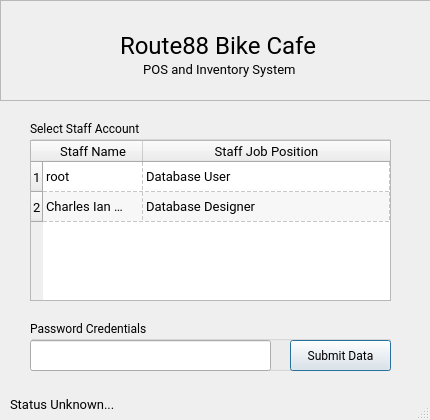
<?xml version="1.0" encoding="UTF-8"?>
<ui version="4.0">
 <class>Route88_LoginWindow</class>
 <widget class="QDialog" name="Route88_LoginWindow">
  <property name="windowModality">
   <enum>Qt::ApplicationModal</enum>
  </property>
  <property name="geometry">
   <rect>
    <x>0</x>
    <y>0</y>
    <width>430</width>
    <height>420</height>
   </rect>
  </property>
  <property name="sizePolicy">
   <sizepolicy hsizetype="Fixed" vsizetype="Fixed">
    <horstretch>0</horstretch>
    <verstretch>0</verstretch>
   </sizepolicy>
  </property>
  <property name="minimumSize">
   <size>
    <width>430</width>
    <height>420</height>
   </size>
  </property>
  <property name="maximumSize">
   <size>
    <width>430</width>
    <height>420</height>
   </size>
  </property>
  <property name="font">
   <font>
    <family>Roboto</family>
    <weight>50</weight>
    <bold>false</bold>
   </font>
  </property>
  <property name="cursor">
   <cursorShape>ArrowCursor</cursorShape>
  </property>
  <property name="tabletTracking">
   <bool>false</bool>
  </property>
  <property name="contextMenuPolicy">
   <enum>Qt::NoContextMenu</enum>
  </property>
  <property name="windowTitle">
   <string notr="true">Route88 System | Login</string>
  </property>
  <property name="toolTip">
   <string notr="true"/>
  </property>
  <property name="whatsThis">
   <string notr="true"/>
  </property>
  <property name="styleSheet">
   <string notr="true"/>
  </property>
  <property name="sizeGripEnabled">
   <bool>true</bool>
  </property>
  <property name="modal">
   <bool>true</bool>
  </property>
  <widget class="QGroupBox" name="GroupContainer_PassCred">
   <property name="geometry">
    <rect>
     <x>30</x>
     <y>320</y>
     <width>361</width>
     <height>51</height>
    </rect>
   </property>
   <property name="sizePolicy">
    <sizepolicy hsizetype="Preferred" vsizetype="Preferred">
     <horstretch>0</horstretch>
     <verstretch>0</verstretch>
    </sizepolicy>
   </property>
   <property name="title">
    <string>Password Credentials</string>
   </property>
   <property name="flat">
    <bool>false</bool>
   </property>
   <widget class="QLineEdit" name="UserAcc_Password">
    <property name="geometry">
     <rect>
      <x>0</x>
      <y>20</y>
      <width>241</width>
      <height>31</height>
     </rect>
    </property>
    <property name="inputMask">
     <string notr="true" comment="*"/>
    </property>
    <property name="maxLength">
     <number>50</number>
    </property>
    <property name="echoMode">
     <enum>QLineEdit::Password</enum>
    </property>
    <property name="clearButtonEnabled">
     <bool>true</bool>
    </property>
   </widget>
   <widget class="QPushButton" name="UserAcc_SubmitData">
    <property name="geometry">
     <rect>
      <x>260</x>
      <y>20</y>
      <width>101</width>
      <height>31</height>
     </rect>
    </property>
    <property name="text">
     <string>Submit Data</string>
    </property>
   </widget>
  </widget>
  <widget class="QGroupBox" name="GroupContainer_StaffAccount">
   <property name="geometry">
    <rect>
     <x>30</x>
     <y>120</y>
     <width>361</width>
     <height>181</height>
    </rect>
   </property>
   <property name="title">
    <string>Select Staff Account</string>
   </property>
   <widget class="QTableWidget" name="UserAcc_Enlisted">
    <property name="geometry">
     <rect>
      <x>0</x>
      <y>20</y>
      <width>361</width>
      <height>161</height>
     </rect>
    </property>
    <property name="sizePolicy">
     <sizepolicy hsizetype="Fixed" vsizetype="Fixed">
      <horstretch>0</horstretch>
      <verstretch>0</verstretch>
     </sizepolicy>
    </property>
    <property name="minimumSize">
     <size>
      <width>321</width>
      <height>161</height>
     </size>
    </property>
    <property name="maximumSize">
     <size>
      <width>361</width>
      <height>161</height>
     </size>
    </property>
    <property name="font">
     <font>
      <pointsize>10</pointsize>
     </font>
    </property>
    <property name="focusPolicy">
     <enum>Qt::ClickFocus</enum>
    </property>
    <property name="whatsThis">
     <string notr="true"/>
    </property>
    <property name="lineWidth">
     <number>0</number>
    </property>
    <property name="midLineWidth">
     <number>0</number>
    </property>
    <property name="sizeAdjustPolicy">
     <enum>QAbstractScrollArea::AdjustToContentsOnFirstShow</enum>
    </property>
    <property name="editTriggers">
     <set>QAbstractItemView::AnyKeyPressed</set>
    </property>
    <property name="dragDropOverwriteMode">
     <bool>false</bool>
    </property>
    <property name="alternatingRowColors">
     <bool>true</bool>
    </property>
    <property name="selectionMode">
     <enum>QAbstractItemView::SingleSelection</enum>
    </property>
    <property name="selectionBehavior">
     <enum>QAbstractItemView::SelectRows</enum>
    </property>
    <property name="textElideMode">
     <enum>Qt::ElideMiddle</enum>
    </property>
    <property name="verticalScrollMode">
     <enum>QAbstractItemView::ScrollPerPixel</enum>
    </property>
    <property name="horizontalScrollMode">
     <enum>QAbstractItemView::ScrollPerPixel</enum>
    </property>
    <property name="gridStyle">
     <enum>Qt::DashLine</enum>
    </property>
    <property name="sortingEnabled">
     <bool>true</bool>
    </property>
    <property name="wordWrap">
     <bool>true</bool>
    </property>
    <attribute name="horizontalHeaderVisible">
     <bool>true</bool>
    </attribute>
    <attribute name="horizontalHeaderCascadingSectionResizes">
     <bool>true</bool>
    </attribute>
    <attribute name="horizontalHeaderHighlightSections">
     <bool>true</bool>
    </attribute>
    <attribute name="horizontalHeaderShowSortIndicator" stdset="0">
     <bool>true</bool>
    </attribute>
    <attribute name="horizontalHeaderStretchLastSection">
     <bool>true</bool>
    </attribute>
    <attribute name="verticalHeaderVisible">
     <bool>true</bool>
    </attribute>
    <attribute name="verticalHeaderCascadingSectionResizes">
     <bool>true</bool>
    </attribute>
    <attribute name="verticalHeaderShowSortIndicator" stdset="0">
     <bool>true</bool>
    </attribute>
    <attribute name="verticalHeaderStretchLastSection">
     <bool>false</bool>
    </attribute>
    <row>
     <property name="text">
      <string>1</string>
     </property>
    </row>
    <row>
     <property name="text">
      <string>2</string>
     </property>
    </row>
    <column>
     <property name="text">
      <string>Staff Name</string>
     </property>
    </column>
    <column>
     <property name="text">
      <string>Staff Job Position</string>
     </property>
    </column>
    <item row="0" column="0">
     <property name="text">
      <string>root</string>
     </property>
    </item>
    <item row="0" column="1">
     <property name="text">
      <string>Database User</string>
     </property>
    </item>
    <item row="1" column="0">
     <property name="text">
      <string>Charles Ian Mascarenas</string>
     </property>
    </item>
    <item row="1" column="1">
     <property name="text">
      <string>Database Designer</string>
     </property>
    </item>
   </widget>
  </widget>
  <widget class="QFrame" name="frame">
   <property name="geometry">
    <rect>
     <x>0</x>
     <y>0</y>
     <width>431</width>
     <height>101</height>
    </rect>
   </property>
   <property name="sizePolicy">
    <sizepolicy hsizetype="Fixed" vsizetype="Fixed">
     <horstretch>0</horstretch>
     <verstretch>0</verstretch>
    </sizepolicy>
   </property>
   <property name="minimumSize">
    <size>
     <width>401</width>
     <height>101</height>
    </size>
   </property>
   <property name="palette">
    <palette>
     <active>
      <colorrole role="Button">
       <brush brushstyle="SolidPattern">
        <color alpha="255">
         <red>85</red>
         <green>0</green>
         <blue>255</blue>
        </color>
       </brush>
      </colorrole>
      <colorrole role="Base">
       <brush brushstyle="SolidPattern">
        <color alpha="255">
         <red>85</red>
         <green>85</green>
         <blue>255</blue>
        </color>
       </brush>
      </colorrole>
      <colorrole role="NoRole">
       <brush brushstyle="SolidPattern">
        <color alpha="255">
         <red>85</red>
         <green>255</green>
         <blue>255</blue>
        </color>
       </brush>
      </colorrole>
     </active>
     <inactive>
      <colorrole role="Button">
       <brush brushstyle="SolidPattern">
        <color alpha="255">
         <red>85</red>
         <green>0</green>
         <blue>255</blue>
        </color>
       </brush>
      </colorrole>
      <colorrole role="Base">
       <brush brushstyle="SolidPattern">
        <color alpha="255">
         <red>85</red>
         <green>85</green>
         <blue>255</blue>
        </color>
       </brush>
      </colorrole>
      <colorrole role="NoRole">
       <brush brushstyle="SolidPattern">
        <color alpha="255">
         <red>85</red>
         <green>255</green>
         <blue>255</blue>
        </color>
       </brush>
      </colorrole>
     </inactive>
     <disabled>
      <colorrole role="Button">
       <brush brushstyle="SolidPattern">
        <color alpha="255">
         <red>85</red>
         <green>0</green>
         <blue>255</blue>
        </color>
       </brush>
      </colorrole>
      <colorrole role="Base">
       <brush brushstyle="SolidPattern">
        <color alpha="255">
         <red>240</red>
         <green>240</green>
         <blue>240</blue>
        </color>
       </brush>
      </colorrole>
      <colorrole role="NoRole">
       <brush brushstyle="SolidPattern">
        <color alpha="255">
         <red>85</red>
         <green>255</green>
         <blue>255</blue>
        </color>
       </brush>
      </colorrole>
     </disabled>
    </palette>
   </property>
   <property name="autoFillBackground">
    <bool>true</bool>
   </property>
   <property name="frameShape">
    <enum>QFrame::StyledPanel</enum>
   </property>
   <property name="frameShadow">
    <enum>QFrame::Sunken</enum>
   </property>
   <widget class="QLabel" name="label">
    <property name="geometry">
     <rect>
      <x>120</x>
      <y>30</y>
      <width>241</width>
      <height>31</height>
     </rect>
    </property>
    <property name="font">
     <font>
      <family>Roboto Mono</family>
      <pointsize>18</pointsize>
     </font>
    </property>
    <property name="text">
     <string>Route88 Bike Cafe</string>
    </property>
   </widget>
   <widget class="QLabel" name="label_2">
    <property name="geometry">
     <rect>
      <x>140</x>
      <y>60</y>
      <width>201</width>
      <height>18</height>
     </rect>
    </property>
    <property name="font">
     <font>
      <family>Roboto Mono</family>
      <pointsize>10</pointsize>
     </font>
    </property>
    <property name="text">
     <string> POS and Inventory System</string>
    </property>
   </widget>
   <widget class="QLabel" name="label_3">
    <property name="geometry">
     <rect>
      <x>20</x>
      <y>20</y>
      <width>71</width>
      <height>71</height>
     </rect>
    </property>
    <property name="text">
     <string/>
    </property>
    <property name="pixmap">
     <pixmap>../../Design Component Experimentations/PyQt5 Design Attempt/r_88.ico</pixmap>
    </property>
    <property name="scaledContents">
     <bool>true</bool>
    </property>
   </widget>
   <widget class="QWidget" name="horizontalLayoutWidget">
    <property name="geometry">
     <rect>
      <x>1</x>
      <y>1</y>
      <width>2</width>
      <height>2</height>
     </rect>
    </property>
    <layout class="QHBoxLayout" name="horizontalLayout">
     <property name="sizeConstraint">
      <enum>QLayout::SetFixedSize</enum>
     </property>
    </layout>
   </widget>
  </widget>
  <widget class="QLabel" name="StatusLabel">
   <property name="geometry">
    <rect>
     <x>10</x>
     <y>389</y>
     <width>421</width>
     <height>31</height>
    </rect>
   </property>
   <property name="font">
    <font>
     <pointsize>10</pointsize>
    </font>
   </property>
   <property name="text">
    <string>Status Unknown...</string>
   </property>
  </widget>
  <zorder>GroupContainer_StaffAccount</zorder>
  <zorder>GroupContainer_PassCred</zorder>
  <zorder>frame</zorder>
  <zorder>StatusLabel</zorder>
 </widget>
 <tabstops>
  <tabstop>UserAcc_Password</tabstop>
  <tabstop>UserAcc_SubmitData</tabstop>
 </tabstops>
 <resources/>
 <connections/>
</ui>
